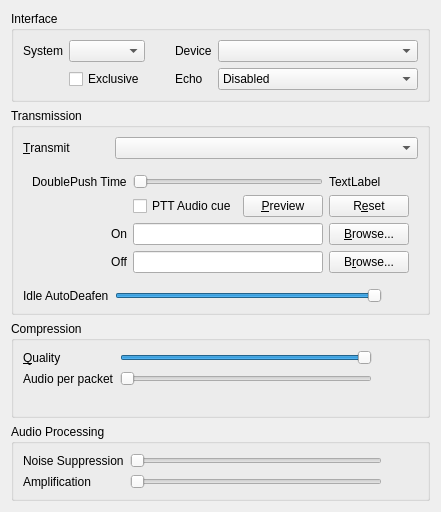
<?xml version="1.0" encoding="UTF-8"?>
<ui version="4.0">
 <class>AudioInput</class>
 <widget class="QWidget" name="AudioInput">
  <property name="geometry">
   <rect>
    <x>0</x>
    <y>0</y>
    <width>436</width>
    <height>512</height>
   </rect>
  </property>
  <property name="windowTitle">
   <string>Form</string>
  </property>
  <layout class="QVBoxLayout">
   <item>
    <widget class="QGroupBox" name="qgbInterfaces">
     <property name="title">
      <string>Interface</string>
     </property>
     <layout class="QGridLayout">
      <item row="0" column="0">
       <widget class="QLabel" name="qliSystem">
        <property name="text">
         <string>System</string>
        </property>
        <property name="buddy">
         <cstring>qcbSystem</cstring>
        </property>
       </widget>
      </item>
      <item row="0" column="1">
       <widget class="QComboBox" name="qcbSystem">
        <property name="sizePolicy">
         <sizepolicy hsizetype="MinimumExpanding" vsizetype="Fixed">
          <horstretch>0</horstretch>
          <verstretch>0</verstretch>
         </sizepolicy>
        </property>
        <property name="toolTip">
         <string>Input method for audio</string>
        </property>
        <property name="whatsThis">
         <string>&lt;b&gt;This is the input method to use for audio.&lt;/b&gt;&lt;br /&gt;Most likely you want to use DirectSound.</string>
        </property>
       </widget>
      </item>
      <item row="0" column="2">
       <spacer>
        <property name="orientation">
         <enum>Qt::Horizontal</enum>
        </property>
        <property name="sizeType">
         <enum>QSizePolicy::Maximum</enum>
        </property>
        <property name="sizeHint" stdset="0">
         <size>
          <width>24</width>
          <height>16</height>
         </size>
        </property>
       </spacer>
      </item>
      <item row="0" column="3">
       <widget class="QLabel" name="qliDevice">
        <property name="text">
         <string>Device</string>
        </property>
        <property name="buddy">
         <cstring>qcbDevice</cstring>
        </property>
       </widget>
      </item>
      <item row="0" column="4">
       <widget class="QComboBox" name="qcbDevice">
        <property name="sizePolicy">
         <sizepolicy hsizetype="MinimumExpanding" vsizetype="Fixed">
          <horstretch>1</horstretch>
          <verstretch>0</verstretch>
         </sizepolicy>
        </property>
        <property name="toolTip">
         <string>Input device for audio</string>
        </property>
        <property name="whatsThis">
         <string>&lt;b&gt;This is the input device to use for audio.&lt;/b&gt;</string>
        </property>
        <property name="sizeAdjustPolicy">
         <enum>QComboBox::AdjustToMinimumContentsLength</enum>
        </property>
        <property name="minimumContentsLength">
         <number>16</number>
        </property>
       </widget>
      </item>
      <item row="1" column="4">
       <widget class="QComboBox" name="qcbEcho">
        <property name="toolTip">
         <string>Cancel echo from speakers</string>
        </property>
        <property name="whatsThis">
         <string>Enabling this will cancel the echo from your speakers. Mixed has low CPU impact, but only works well if your speakers are equally loud and equidistant from the microphone. Multichannel echo cancellation provides much better echo cancellation, but at a higher CPU cost.</string>
        </property>
        <item>
         <property name="text">
          <string>Disabled</string>
         </property>
        </item>
        <item>
         <property name="text">
          <string>Mixed</string>
         </property>
        </item>
        <item>
         <property name="text">
          <string>Multichannel</string>
         </property>
        </item>
       </widget>
      </item>
      <item row="1" column="3">
       <widget class="QLabel" name="qliEcho">
        <property name="text">
         <string>Echo</string>
        </property>
       </widget>
      </item>
      <item row="1" column="1">
       <widget class="QCheckBox" name="qcbExclusive">
        <property name="toolTip">
         <string>Exclusive mode</string>
        </property>
        <property name="whatsThis">
         <string>&lt;b&gt;This opens the device in exclusive mode.&lt;/b&gt;&lt;br /&gt;No other application will be able to use the device.</string>
        </property>
        <property name="text">
         <string>Exclusive</string>
        </property>
       </widget>
      </item>
     </layout>
    </widget>
   </item>
   <item>
    <widget class="QGroupBox" name="qgbTransmission">
     <property name="sizePolicy">
      <sizepolicy hsizetype="Preferred" vsizetype="Minimum">
       <horstretch>0</horstretch>
       <verstretch>0</verstretch>
      </sizepolicy>
     </property>
     <property name="title">
      <string>Transmission</string>
     </property>
     <layout class="QGridLayout">
      <item row="0" column="0">
       <widget class="QLabel" name="qliTransmit">
        <property name="text">
         <string>&amp;Transmit</string>
        </property>
        <property name="buddy">
         <cstring>qcbTransmit</cstring>
        </property>
       </widget>
      </item>
      <item row="0" column="1" colspan="2">
       <widget class="QComboBox" name="qcbTransmit">
        <property name="toolTip">
         <string>When to transmit your speech</string>
        </property>
        <property name="whatsThis">
         <string>&lt;b&gt;This sets when speech should be transmitted.&lt;/b&gt;&lt;br /&gt;&lt;i&gt;Continuous&lt;/i&gt; - All the time&lt;br /&gt;&lt;i&gt;Voice Activity&lt;/i&gt; - When you are speaking clearly.&lt;br /&gt;&lt;i&gt;Push To Talk&lt;/i&gt; - When you hold down the hotkey set under &lt;i&gt;Shortcuts&lt;/i&gt;.</string>
        </property>
       </widget>
      </item>
      <item row="2" column="0">
       <widget class="QLabel" name="qliIdle">
        <property name="text">
         <string>Idle AutoDeafen</string>
        </property>
       </widget>
      </item>
      <item row="2" column="1">
       <widget class="QSlider" name="qsIdle">
        <property name="toolTip">
         <string>How long to remain idle before auto-deafen.</string>
        </property>
        <property name="whatsThis">
         <string>This sets an idle timer. If the timer expires without any audio being sent to the server, you are muted and deafened.</string>
        </property>
        <property name="maximum">
         <number>1800</number>
        </property>
        <property name="singleStep">
         <number>60</number>
        </property>
        <property name="pageStep">
         <number>300</number>
        </property>
        <property name="value">
         <number>1800</number>
        </property>
        <property name="orientation">
         <enum>Qt::Horizontal</enum>
        </property>
       </widget>
      </item>
      <item row="2" column="2">
       <widget class="QLabel" name="qlIdle">
        <property name="minimumSize">
         <size>
          <width>30</width>
          <height>0</height>
         </size>
        </property>
        <property name="text">
         <string/>
        </property>
       </widget>
      </item>
      <item row="1" column="0" colspan="3">
       <widget class="QStackedWidget" name="qswTransmit">
        <property name="currentIndex">
         <number>0</number>
        </property>
        <widget class="QWidget" name="qwPTT">
         <layout class="QGridLayout">
          <item row="0" column="0">
           <widget class="QLabel" name="qliDoublePush">
            <property name="text">
             <string>DoublePush Time</string>
            </property>
            <property name="buddy">
             <cstring>qsDoublePush</cstring>
            </property>
           </widget>
          </item>
          <item row="0" column="1" colspan="2">
           <widget class="QSlider" name="qsDoublePush">
            <property name="toolTip">
             <string>If you press the PTT key twice in this time it will get locked.</string>
            </property>
            <property name="whatsThis">
             <string>&lt;b&gt;DoublePush Time&lt;/b&gt;&lt;br /&gt;If you press the push-to-talk key twice during the configured interval of time it will be locked. Mumble will keep transmitting until you hit the key once more to unlock PTT again.</string>
            </property>
            <property name="maximum">
             <number>1000</number>
            </property>
            <property name="singleStep">
             <number>10</number>
            </property>
            <property name="pageStep">
             <number>100</number>
            </property>
            <property name="orientation">
             <enum>Qt::Horizontal</enum>
            </property>
           </widget>
          </item>
          <item row="0" column="3">
           <widget class="QLabel" name="qlDoublePush">
            <property name="text">
             <string notr="true">TextLabel</string>
            </property>
           </widget>
          </item>
          <item row="3" column="1" colspan="2">
           <widget class="QLineEdit" name="qlePushClickPathOn">
            <property name="toolTip">
             <string>Gets played when the PTT button is pressed</string>
            </property>
           </widget>
          </item>
          <item row="4" column="1" colspan="2">
           <widget class="QLineEdit" name="qlePushClickPathOff">
            <property name="toolTip">
             <string>Gets played when the PTT button is released</string>
            </property>
           </widget>
          </item>
          <item row="2" column="3">
           <widget class="QPushButton" name="qpbPushClickReset">
            <property name="toolTip">
             <string>Reset audio cue to default</string>
            </property>
            <property name="whatsThis">
             <string>&lt;b&gt;Reset&lt;/b&gt;&lt;br/&gt;Reset the paths for the files to their default.</string>
            </property>
            <property name="text">
             <string>R&amp;eset</string>
            </property>
           </widget>
          </item>
          <item row="3" column="3">
           <widget class="QPushButton" name="qpbPushClickBrowseOn">
            <property name="toolTip">
             <string>Browse for on audio file</string>
            </property>
            <property name="text">
             <string>&amp;Browse...</string>
            </property>
           </widget>
          </item>
          <item row="4" column="3">
           <widget class="QPushButton" name="qpbPushClickBrowseOff">
            <property name="toolTip">
             <string>Browse for off audio file</string>
            </property>
            <property name="text">
             <string>B&amp;rowse...</string>
            </property>
           </widget>
          </item>
          <item row="4" column="0">
           <widget class="QLabel" name="qlPushClickOff">
            <property name="text">
             <string>Off</string>
            </property>
            <property name="alignment">
             <set>Qt::AlignRight|Qt::AlignTrailing|Qt::AlignVCenter</set>
            </property>
           </widget>
          </item>
          <item row="3" column="0">
           <widget class="QLabel" name="qlPushClickOn">
            <property name="text">
             <string>On</string>
            </property>
            <property name="alignment">
             <set>Qt::AlignRight|Qt::AlignTrailing|Qt::AlignVCenter</set>
            </property>
           </widget>
          </item>
          <item row="2" column="2">
           <widget class="QPushButton" name="qpbPushClickPreview">
            <property name="toolTip">
             <string>Preview the audio cues</string>
            </property>
            <property name="whatsThis">
             <string>&lt;b&gt;Preview&lt;/b&gt;&lt;br/&gt;Plays the current &lt;i&gt;on&lt;/i&gt; sound followed by the current &lt;i&gt;off&lt;/i&gt; sound.</string>
            </property>
            <property name="text">
             <string>&amp;Preview</string>
            </property>
           </widget>
          </item>
          <item row="2" column="1">
           <widget class="QCheckBox" name="qcbPushClick">
            <property name="toolTip">
             <string>Audible audio cue when push-to-talk is activated or deactivated</string>
            </property>
            <property name="whatsThis">
             <string>&lt;b&gt;This enables the audio cues for push to talk.&lt;/b&gt;&lt;br /&gt;Setting this will give you a short audio beep when push to talk is pressed and released.</string>
            </property>
            <property name="text">
             <string>PTT Audio cue</string>
            </property>
           </widget>
          </item>
         </layout>
        </widget>
        <widget class="QWidget" name="qwVAD">
         <layout class="QGridLayout">
          <item row="0" column="0" colspan="3">
           <layout class="QHBoxLayout">
            <item>
             <widget class="QRadioButton" name="qrbAmplitude">
              <property name="toolTip">
               <string>Use Amplitude based speech detection</string>
              </property>
              <property name="whatsThis">
               <string>&lt;b&gt;This sets speech detection to use Amplitude.&lt;/b&gt;&lt;br /&gt;In this mode, the raw strength of the input signal is used to detect speech.</string>
              </property>
              <property name="text">
               <string>Amplitude</string>
              </property>
             </widget>
            </item>
            <item>
             <widget class="QRadioButton" name="qrbSNR">
              <property name="toolTip">
               <string>Use SNR based speech detection</string>
              </property>
              <property name="whatsThis">
               <string>&lt;b&gt;This sets speech detection to use Signal to Noise ratio.&lt;/b&gt;&lt;br /&gt;In this mode, the input is analyzed for something resembling a clear signal, and the clarity of that signal is used to trigger speech detection.</string>
              </property>
              <property name="text">
               <string>Signal to Noise</string>
              </property>
             </widget>
            </item>
           </layout>
          </item>
          <item row="1" column="0">
           <widget class="QLabel" name="qliTransmitHold">
            <property name="text">
             <string>Voice &amp;Hold</string>
            </property>
            <property name="buddy">
             <cstring>qsTransmitHold</cstring>
            </property>
           </widget>
          </item>
          <item row="1" column="1">
           <widget class="QSlider" name="qsTransmitHold">
            <property name="toolTip">
             <string>How long to keep transmitting after silence</string>
            </property>
            <property name="whatsThis">
             <string>&lt;b&gt;This selects how long after a perceived stop in speech transmission should continue.&lt;/b&gt;&lt;br /&gt;Set this higher if your voice breaks up when you speak (seen by a rapidly blinking voice icon next to your name).</string>
            </property>
            <property name="minimum">
             <number>20</number>
            </property>
            <property name="maximum">
             <number>250</number>
            </property>
            <property name="orientation">
             <enum>Qt::Horizontal</enum>
            </property>
           </widget>
          </item>
          <item row="1" column="2">
           <widget class="QLabel" name="qlTransmitHold">
            <property name="minimumSize">
             <size>
              <width>40</width>
              <height>0</height>
             </size>
            </property>
            <property name="text">
             <string/>
            </property>
           </widget>
          </item>
          <item row="2" column="1">
           <widget class="AudioBar" name="abSpeech" native="true">
            <property name="maximumSize">
             <size>
              <width>16777215</width>
              <height>10</height>
             </size>
            </property>
            <property name="toolTip">
             <string>Current speech detection chance</string>
            </property>
            <property name="whatsThis">
             <string>&lt;b&gt;This shows the current speech detection settings.&lt;/b&gt;&lt;br /&gt;You can change the settings from the Settings dialog or from the Audio Wizard.</string>
            </property>
           </widget>
          </item>
          <item row="3" column="0">
           <widget class="QLabel" name="qliTransmitMin">
            <property name="text">
             <string>Silence Below</string>
            </property>
           </widget>
          </item>
          <item row="3" column="1">
           <widget class="QSlider" name="qsTransmitMin">
            <property name="toolTip">
             <string>Signal values below this count as silence</string>
            </property>
            <property name="whatsThis">
             <string>&lt;b&gt;This sets the trigger values for voice detection.&lt;/b&gt;&lt;br /&gt;Use this together with the Audio Statistics window to manually tune the trigger values for detecting speech. Input values below &quot;Silence Below&quot; always count as silence. Values above &quot;Speech Above&quot; always count as voice. Values in between will count as voice if you're already talking, but will not trigger a new detection.</string>
            </property>
            <property name="minimum">
             <number>1</number>
            </property>
            <property name="maximum">
             <number>32767</number>
            </property>
            <property name="singleStep">
             <number>100</number>
            </property>
            <property name="pageStep">
             <number>1000</number>
            </property>
            <property name="orientation">
             <enum>Qt::Horizontal</enum>
            </property>
           </widget>
          </item>
          <item row="4" column="0">
           <widget class="QLabel" name="qliTransmitMax">
            <property name="text">
             <string>Speech Above</string>
            </property>
           </widget>
          </item>
          <item row="4" column="1">
           <widget class="QSlider" name="qsTransmitMax">
            <property name="toolTip">
             <string>Signal values above this count as voice</string>
            </property>
            <property name="whatsThis">
             <string>&lt;b&gt;This sets the trigger values for voice detection.&lt;/b&gt;&lt;br /&gt;Use this together with the Audio Statistics window to manually tune the trigger values for detecting speech. Input values below &quot;Silence Below&quot; always count as silence. Values above &quot;Speech Above&quot; always count as voice. Values in between will count as voice if you're already talking, but will not trigger a new detection.</string>
            </property>
            <property name="minimum">
             <number>1</number>
            </property>
            <property name="maximum">
             <number>32767</number>
            </property>
            <property name="singleStep">
             <number>100</number>
            </property>
            <property name="pageStep">
             <number>1000</number>
            </property>
            <property name="orientation">
             <enum>Qt::Horizontal</enum>
            </property>
           </widget>
          </item>
         </layout>
        </widget>
        <widget class="QWidget" name="qwContinuous"/>
       </widget>
      </item>
     </layout>
    </widget>
   </item>
   <item>
    <widget class="QGroupBox" name="qgbCompression">
     <property name="title">
      <string>Compression</string>
     </property>
     <layout class="QGridLayout">
      <item row="0" column="0">
       <widget class="QLabel" name="qliQuality">
        <property name="text">
         <string>&amp;Quality</string>
        </property>
        <property name="buddy">
         <cstring>qsQuality</cstring>
        </property>
       </widget>
      </item>
      <item row="0" column="1">
       <widget class="QSlider" name="qsQuality">
        <property name="toolTip">
         <string>Quality of compression (peak bandwidth)</string>
        </property>
        <property name="whatsThis">
         <string>&lt;b&gt;This sets the quality of compression.&lt;/b&gt;&lt;br /&gt;This determines how much bandwidth Mumble is allowed to use for outgoing audio.</string>
        </property>
        <property name="minimum">
         <number>8000</number>
        </property>
		<!-- NDN MUMBLE CHANGED THIS
        <property name="maximum">
         <number>96000</number>
        </property>
		-->
        <property name="maximum">
         <number>31900</number>
        </property>
        <property name="singleStep">
         <number>1000</number>
        </property>
        <property name="pageStep">
         <number>5000</number>
        </property>
        <property name="value">
         <number>31900</number>
        </property>
        <property name="orientation">
         <enum>Qt::Horizontal</enum>
        </property>
       </widget>
      </item>
      <item row="0" column="2">
       <widget class="QLabel" name="qlQuality">
        <property name="minimumSize">
         <size>
          <width>30</width>
          <height>0</height>
         </size>
        </property>
        <property name="text">
         <string/>
        </property>
       </widget>
      </item>
      <item row="1" column="0">
       <widget class="QLabel" name="qliFrames">
        <property name="text">
         <string>Audio per packet</string>
        </property>
        <property name="buddy">
         <cstring>qsFrames</cstring>
        </property>
       </widget>
      </item>
      <item row="1" column="1">
       <widget class="QSlider" name="qsFrames">
        <property name="toolTip">
         <string>How many audio frames to send per packet</string>
        </property>
        <property name="whatsThis">
         <string>&lt;b&gt;This selects how many audio frames should be put in one packet.&lt;/b&gt;&lt;br /&gt;Increasing this will increase the latency of your voice, but will also reduce bandwidth requirements.</string>
        </property>
        <property name="minimum">
         <number>1</number>
        </property>
        <property name="maximum">
         <number>4</number>
        </property>
        <property name="pageStep">
         <number>2</number>
        </property>
        <property name="orientation">
         <enum>Qt::Horizontal</enum>
        </property>
       </widget>
      </item>
      <item row="1" column="2">
       <widget class="QLabel" name="qlFrames">
        <property name="minimumSize">
         <size>
          <width>40</width>
          <height>0</height>
         </size>
        </property>
        <property name="text">
         <string/>
        </property>
       </widget>
      </item>
      <item row="2" column="0" colspan="3">
       <widget class="QLabel" name="qlBitrate">
        <property name="font">
         <font>
          <italic>true</italic>
         </font>
        </property>
        <property name="toolTip">
         <string>Maximum bandwidth used for sending audio</string>
        </property>
        <property name="whatsThis">
         <string>&lt;b&gt;This shows peak outgoing bandwidth used.&lt;/b&gt;&lt;br /&gt;This shows the peak amount of bandwidth sent out from your machine. Audio bitrate is the maximum bitrate (as we use VBR) for the audio data alone. Position is the bitrate used for positional information. Overhead is our framing and the IP packet headers (IP and UDP is 75% of this overhead).</string>
        </property>
        <property name="text">
         <string/>
        </property>
        <property name="alignment">
         <set>Qt::AlignCenter</set>
        </property>
       </widget>
      </item>
     </layout>
    </widget>
   </item>
   <item>
    <widget class="QGroupBox" name="qgbAudio">
     <property name="title">
      <string>Audio Processing</string>
     </property>
     <layout class="QGridLayout">
      <item row="0" column="0">
       <widget class="QLabel" name="qliNoise">
        <property name="text">
         <string>Noise Suppression</string>
        </property>
        <property name="buddy">
         <cstring>qsNoise</cstring>
        </property>
       </widget>
      </item>
      <item row="0" column="1">
       <widget class="QSlider" name="qsNoise">
        <property name="toolTip">
         <string>Noise suppression</string>
        </property>
        <property name="whatsThis">
         <string>&lt;b&gt;This sets the amount of noise suppression to apply.&lt;/b&gt;&lt;br /&gt;The higher this value, the more aggressively stationary noise will be suppressed.</string>
        </property>
        <property name="minimum">
         <number>14</number>
        </property>
        <property name="maximum">
         <number>60</number>
        </property>
        <property name="pageStep">
         <number>5</number>
        </property>
        <property name="orientation">
         <enum>Qt::Horizontal</enum>
        </property>
       </widget>
      </item>
      <item row="0" column="2">
       <widget class="QLabel" name="qlNoise">
        <property name="minimumSize">
         <size>
          <width>30</width>
          <height>0</height>
         </size>
        </property>
        <property name="text">
         <string/>
        </property>
       </widget>
      </item>
      <item row="1" column="0">
       <widget class="QLabel" name="qliAmp">
        <property name="text">
         <string>Amplification</string>
        </property>
        <property name="buddy">
         <cstring>qsAmp</cstring>
        </property>
       </widget>
      </item>
      <item row="1" column="1">
       <widget class="QSlider" name="qsAmp">
        <property name="toolTip">
         <string>Maximum amplification of input sound</string>
        </property>
        <property name="whatsThis">
         <string>&lt;b&gt;Maximum amplification of input.&lt;/b&gt;&lt;br /&gt;Mumble normalizes the input volume before compressing, and this sets how much it's allowed to amplify.&lt;br /&gt;The actual level is continually updated based on your current speech pattern, but it will never go above the level specified here.&lt;br /&gt;If the &lt;i&gt;Microphone loudness&lt;/i&gt; level of the audio statistics hover around 100%, you probably want to set this to 2.0 or so, but if, like most people, you are unable to reach 100%, set this to something much higher.&lt;br /&gt;Ideally, set it so &lt;i&gt;Microphone Loudness * Amplification Factor &gt;= 100&lt;/i&gt;, even when you're speaking really soft.&lt;br /&gt;&lt;br /&gt;Note that there is no harm in setting this to maximum, but Mumble will start picking up other conversations if you leave it to auto-tune to that level.</string>
        </property>
        <property name="maximum">
         <number>19500</number>
        </property>
        <property name="singleStep">
         <number>500</number>
        </property>
        <property name="pageStep">
         <number>2000</number>
        </property>
        <property name="orientation">
         <enum>Qt::Horizontal</enum>
        </property>
       </widget>
      </item>
      <item row="1" column="2">
       <widget class="QLabel" name="qlAmp">
        <property name="minimumSize">
         <size>
          <width>30</width>
          <height>0</height>
         </size>
        </property>
        <property name="text">
         <string/>
        </property>
       </widget>
      </item>
     </layout>
    </widget>
   </item>
   <item>
    <spacer>
     <property name="orientation">
      <enum>Qt::Vertical</enum>
     </property>
     <property name="sizeHint" stdset="0">
      <size>
       <width>1</width>
       <height>151</height>
      </size>
     </property>
    </spacer>
   </item>
  </layout>
 </widget>
 <customwidgets>
  <customwidget>
   <class>AudioBar</class>
   <extends>QWidget</extends>
   <header>AudioStats.h</header>
   <container>1</container>
  </customwidget>
 </customwidgets>
 <tabstops>
  <tabstop>qcbSystem</tabstop>
  <tabstop>qcbDevice</tabstop>
  <tabstop>qcbEcho</tabstop>
  <tabstop>qcbTransmit</tabstop>
  <tabstop>qsDoublePush</tabstop>
  <tabstop>qcbPushClick</tabstop>
  <tabstop>qpbPushClickPreview</tabstop>
  <tabstop>qpbPushClickReset</tabstop>
  <tabstop>qlePushClickPathOn</tabstop>
  <tabstop>qpbPushClickBrowseOn</tabstop>
  <tabstop>qlePushClickPathOff</tabstop>
  <tabstop>qpbPushClickBrowseOff</tabstop>
  <tabstop>qrbSNR</tabstop>
  <tabstop>qsTransmitHold</tabstop>
  <tabstop>qsTransmitMin</tabstop>
  <tabstop>qsTransmitMax</tabstop>
  <tabstop>qsIdle</tabstop>
  <tabstop>qsQuality</tabstop>
  <tabstop>qsFrames</tabstop>
  <tabstop>qsNoise</tabstop>
  <tabstop>qsAmp</tabstop>
 </tabstops>
 <resources/>
 <connections/>
</ui>
